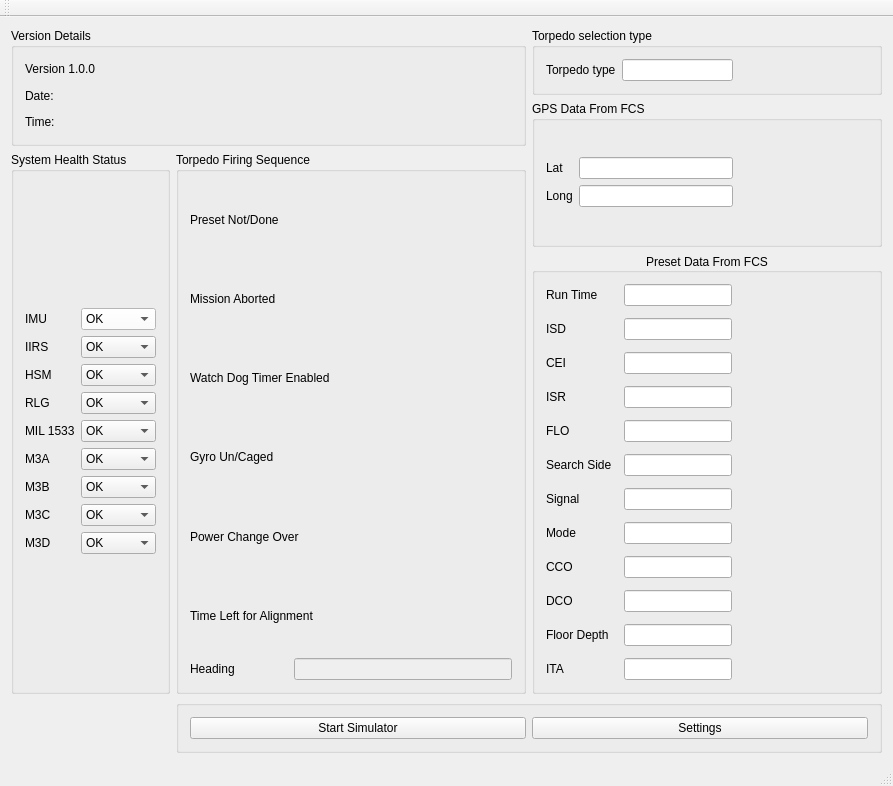
<?xml version="1.0" encoding="UTF-8"?>
<ui version="4.0">
 <class>MainWindow</class>
 <widget class="QMainWindow" name="MainWindow">
  <property name="enabled">
   <bool>true</bool>
  </property>
  <property name="geometry">
   <rect>
    <x>0</x>
    <y>0</y>
    <width>893</width>
    <height>722</height>
   </rect>
  </property>
  <property name="windowTitle">
   <string>MainWindow</string>
  </property>
  <widget class="QWidget" name="centralWidget">
   <layout class="QGridLayout" name="gridLayout_10">
    <item row="0" column="0" rowspan="2" colspan="2">
     <widget class="QGroupBox" name="groupBox_6">
      <property name="title">
       <string>Version Details</string>
      </property>
      <layout class="QGridLayout" name="gridLayout_9">
       <item row="0" column="0">
        <layout class="QVBoxLayout" name="verticalLayout">
         <item>
          <widget class="QLabel" name="label_8">
           <property name="text">
            <string>Version 1.0.0</string>
           </property>
          </widget>
         </item>
         <item>
          <widget class="QLabel" name="Date">
           <property name="text">
            <string>Date:</string>
           </property>
          </widget>
         </item>
         <item>
          <widget class="QLabel" name="Time">
           <property name="text">
            <string>Time:</string>
           </property>
          </widget>
         </item>
        </layout>
       </item>
      </layout>
     </widget>
    </item>
    <item row="0" column="2">
     <widget class="QGroupBox" name="groupBox_5">
      <property name="title">
       <string>Torpedo selection type</string>
      </property>
      <layout class="QVBoxLayout" name="verticalLayout_4">
       <item>
        <layout class="QGridLayout" name="gridLayout_5">
         <item row="0" column="0">
          <widget class="QLabel" name="label_33">
           <property name="text">
            <string>Torpedo type</string>
           </property>
          </widget>
         </item>
         <item row="0" column="1">
          <widget class="QLineEdit" name="lineEdit_17"/>
         </item>
         <item row="0" column="2">
          <spacer name="horizontalSpacer_3">
           <property name="orientation">
            <enum>Qt::Horizontal</enum>
           </property>
           <property name="sizeType">
            <enum>QSizePolicy::Fixed</enum>
           </property>
           <property name="sizeHint" stdset="0">
            <size>
             <width>135</width>
             <height>20</height>
            </size>
           </property>
          </spacer>
         </item>
        </layout>
       </item>
      </layout>
     </widget>
    </item>
    <item row="1" column="2" rowspan="2">
     <widget class="QGroupBox" name="groupBox_4">
      <property name="title">
       <string>GPS Data From FCS</string>
      </property>
      <layout class="QGridLayout" name="gridLayout_8">
       <item row="0" column="1">
        <spacer name="horizontalSpacer_2">
         <property name="orientation">
          <enum>Qt::Horizontal</enum>
         </property>
         <property name="sizeType">
          <enum>QSizePolicy::Fixed</enum>
         </property>
         <property name="sizeHint" stdset="0">
          <size>
           <width>135</width>
           <height>20</height>
          </size>
         </property>
        </spacer>
       </item>
       <item row="0" column="0">
        <layout class="QGridLayout" name="gridLayout_4">
         <item row="0" column="1">
          <widget class="QLineEdit" name="lineEdit_15"/>
         </item>
         <item row="1" column="1">
          <widget class="QLineEdit" name="lineEdit_16"/>
         </item>
         <item row="0" column="0">
          <widget class="QLabel" name="label_30">
           <property name="text">
            <string>Lat</string>
           </property>
          </widget>
         </item>
         <item row="1" column="0">
          <widget class="QLabel" name="label_31">
           <property name="text">
            <string>Long</string>
           </property>
          </widget>
         </item>
        </layout>
       </item>
      </layout>
     </widget>
    </item>
    <item row="2" column="0" rowspan="3">
     <widget class="QGroupBox" name="groupBox">
      <property name="title">
       <string>System Health Status</string>
      </property>
      <layout class="QVBoxLayout" name="verticalLayout_2">
       <item>
        <layout class="QGridLayout" name="gridLayout">
         <item row="0" column="0">
          <widget class="QLabel" name="label">
           <property name="text">
            <string>IMU</string>
           </property>
          </widget>
         </item>
         <item row="1" column="1">
          <widget class="QComboBox" name="comboBox_2">
           <item>
            <property name="text">
             <string>OK</string>
            </property>
           </item>
           <item>
            <property name="text">
             <string>NOT OK</string>
            </property>
           </item>
          </widget>
         </item>
         <item row="1" column="0">
          <widget class="QLabel" name="label_2">
           <property name="text">
            <string>IIRS</string>
           </property>
          </widget>
         </item>
         <item row="2" column="1">
          <widget class="QComboBox" name="comboBox_3">
           <item>
            <property name="text">
             <string>OK</string>
            </property>
           </item>
           <item>
            <property name="text">
             <string>NOT OK</string>
            </property>
           </item>
          </widget>
         </item>
         <item row="3" column="0">
          <widget class="QLabel" name="label_4">
           <property name="text">
            <string>RLG</string>
           </property>
          </widget>
         </item>
         <item row="3" column="1">
          <widget class="QComboBox" name="comboBox_4">
           <item>
            <property name="text">
             <string>OK</string>
            </property>
           </item>
           <item>
            <property name="text">
             <string>NOT OK</string>
            </property>
           </item>
          </widget>
         </item>
         <item row="4" column="1">
          <widget class="QComboBox" name="comboBox_5">
           <item>
            <property name="text">
             <string>OK</string>
            </property>
           </item>
           <item>
            <property name="text">
             <string>NOT OK</string>
            </property>
           </item>
          </widget>
         </item>
         <item row="5" column="1">
          <widget class="QComboBox" name="comboBox_7">
           <item>
            <property name="text">
             <string>OK</string>
            </property>
           </item>
           <item>
            <property name="text">
             <string>NOT OK</string>
            </property>
           </item>
          </widget>
         </item>
         <item row="6" column="1">
          <widget class="QComboBox" name="comboBox_6">
           <item>
            <property name="text">
             <string>OK</string>
            </property>
           </item>
           <item>
            <property name="text">
             <string>NOT OK</string>
            </property>
           </item>
          </widget>
         </item>
         <item row="4" column="0">
          <widget class="QLabel" name="label_7">
           <property name="text">
            <string>MIL 1533</string>
           </property>
          </widget>
         </item>
         <item row="5" column="0">
          <widget class="QLabel" name="label_6">
           <property name="text">
            <string>M3A</string>
           </property>
          </widget>
         </item>
         <item row="6" column="0">
          <widget class="QLabel" name="label_5">
           <property name="text">
            <string>M3B</string>
           </property>
          </widget>
         </item>
         <item row="2" column="0">
          <widget class="QLabel" name="label_3">
           <property name="text">
            <string>HSM</string>
           </property>
          </widget>
         </item>
         <item row="0" column="1">
          <widget class="QComboBox" name="comboBox_8">
           <property name="palette">
            <palette>
             <active>
              <colorrole role="WindowText">
               <brush brushstyle="SolidPattern">
                <color alpha="255">
                 <red>0</red>
                 <green>0</green>
                 <blue>0</blue>
                </color>
               </brush>
              </colorrole>
              <colorrole role="Button">
               <brush brushstyle="SolidPattern">
                <color alpha="255">
                 <red>255</red>
                 <green>255</green>
                 <blue>255</blue>
                </color>
               </brush>
              </colorrole>
              <colorrole role="Light">
               <brush brushstyle="SolidPattern">
                <color alpha="255">
                 <red>255</red>
                 <green>255</green>
                 <blue>255</blue>
                </color>
               </brush>
              </colorrole>
              <colorrole role="Midlight">
               <brush brushstyle="SolidPattern">
                <color alpha="255">
                 <red>255</red>
                 <green>255</green>
                 <blue>255</blue>
                </color>
               </brush>
              </colorrole>
              <colorrole role="Dark">
               <brush brushstyle="SolidPattern">
                <color alpha="255">
                 <red>127</red>
                 <green>127</green>
                 <blue>127</blue>
                </color>
               </brush>
              </colorrole>
              <colorrole role="Mid">
               <brush brushstyle="SolidPattern">
                <color alpha="255">
                 <red>170</red>
                 <green>170</green>
                 <blue>170</blue>
                </color>
               </brush>
              </colorrole>
              <colorrole role="Text">
               <brush brushstyle="SolidPattern">
                <color alpha="255">
                 <red>0</red>
                 <green>0</green>
                 <blue>0</blue>
                </color>
               </brush>
              </colorrole>
              <colorrole role="BrightText">
               <brush brushstyle="SolidPattern">
                <color alpha="255">
                 <red>255</red>
                 <green>255</green>
                 <blue>255</blue>
                </color>
               </brush>
              </colorrole>
              <colorrole role="ButtonText">
               <brush brushstyle="SolidPattern">
                <color alpha="255">
                 <red>0</red>
                 <green>0</green>
                 <blue>0</blue>
                </color>
               </brush>
              </colorrole>
              <colorrole role="Base">
               <brush brushstyle="SolidPattern">
                <color alpha="255">
                 <red>255</red>
                 <green>255</green>
                 <blue>255</blue>
                </color>
               </brush>
              </colorrole>
              <colorrole role="Window">
               <brush brushstyle="SolidPattern">
                <color alpha="255">
                 <red>255</red>
                 <green>255</green>
                 <blue>255</blue>
                </color>
               </brush>
              </colorrole>
              <colorrole role="Shadow">
               <brush brushstyle="SolidPattern">
                <color alpha="255">
                 <red>0</red>
                 <green>0</green>
                 <blue>0</blue>
                </color>
               </brush>
              </colorrole>
              <colorrole role="AlternateBase">
               <brush brushstyle="SolidPattern">
                <color alpha="255">
                 <red>255</red>
                 <green>255</green>
                 <blue>255</blue>
                </color>
               </brush>
              </colorrole>
              <colorrole role="ToolTipBase">
               <brush brushstyle="SolidPattern">
                <color alpha="255">
                 <red>255</red>
                 <green>255</green>
                 <blue>220</blue>
                </color>
               </brush>
              </colorrole>
              <colorrole role="ToolTipText">
               <brush brushstyle="SolidPattern">
                <color alpha="255">
                 <red>0</red>
                 <green>0</green>
                 <blue>0</blue>
                </color>
               </brush>
              </colorrole>
             </active>
             <inactive>
              <colorrole role="WindowText">
               <brush brushstyle="SolidPattern">
                <color alpha="255">
                 <red>0</red>
                 <green>0</green>
                 <blue>0</blue>
                </color>
               </brush>
              </colorrole>
              <colorrole role="Button">
               <brush brushstyle="SolidPattern">
                <color alpha="255">
                 <red>255</red>
                 <green>255</green>
                 <blue>255</blue>
                </color>
               </brush>
              </colorrole>
              <colorrole role="Light">
               <brush brushstyle="SolidPattern">
                <color alpha="255">
                 <red>255</red>
                 <green>255</green>
                 <blue>255</blue>
                </color>
               </brush>
              </colorrole>
              <colorrole role="Midlight">
               <brush brushstyle="SolidPattern">
                <color alpha="255">
                 <red>255</red>
                 <green>255</green>
                 <blue>255</blue>
                </color>
               </brush>
              </colorrole>
              <colorrole role="Dark">
               <brush brushstyle="SolidPattern">
                <color alpha="255">
                 <red>127</red>
                 <green>127</green>
                 <blue>127</blue>
                </color>
               </brush>
              </colorrole>
              <colorrole role="Mid">
               <brush brushstyle="SolidPattern">
                <color alpha="255">
                 <red>170</red>
                 <green>170</green>
                 <blue>170</blue>
                </color>
               </brush>
              </colorrole>
              <colorrole role="Text">
               <brush brushstyle="SolidPattern">
                <color alpha="255">
                 <red>0</red>
                 <green>0</green>
                 <blue>0</blue>
                </color>
               </brush>
              </colorrole>
              <colorrole role="BrightText">
               <brush brushstyle="SolidPattern">
                <color alpha="255">
                 <red>255</red>
                 <green>255</green>
                 <blue>255</blue>
                </color>
               </brush>
              </colorrole>
              <colorrole role="ButtonText">
               <brush brushstyle="SolidPattern">
                <color alpha="255">
                 <red>0</red>
                 <green>0</green>
                 <blue>0</blue>
                </color>
               </brush>
              </colorrole>
              <colorrole role="Base">
               <brush brushstyle="SolidPattern">
                <color alpha="255">
                 <red>255</red>
                 <green>255</green>
                 <blue>255</blue>
                </color>
               </brush>
              </colorrole>
              <colorrole role="Window">
               <brush brushstyle="SolidPattern">
                <color alpha="255">
                 <red>255</red>
                 <green>255</green>
                 <blue>255</blue>
                </color>
               </brush>
              </colorrole>
              <colorrole role="Shadow">
               <brush brushstyle="SolidPattern">
                <color alpha="255">
                 <red>0</red>
                 <green>0</green>
                 <blue>0</blue>
                </color>
               </brush>
              </colorrole>
              <colorrole role="AlternateBase">
               <brush brushstyle="SolidPattern">
                <color alpha="255">
                 <red>255</red>
                 <green>255</green>
                 <blue>255</blue>
                </color>
               </brush>
              </colorrole>
              <colorrole role="ToolTipBase">
               <brush brushstyle="SolidPattern">
                <color alpha="255">
                 <red>255</red>
                 <green>255</green>
                 <blue>220</blue>
                </color>
               </brush>
              </colorrole>
              <colorrole role="ToolTipText">
               <brush brushstyle="SolidPattern">
                <color alpha="255">
                 <red>0</red>
                 <green>0</green>
                 <blue>0</blue>
                </color>
               </brush>
              </colorrole>
             </inactive>
             <disabled>
              <colorrole role="WindowText">
               <brush brushstyle="SolidPattern">
                <color alpha="255">
                 <red>127</red>
                 <green>127</green>
                 <blue>127</blue>
                </color>
               </brush>
              </colorrole>
              <colorrole role="Button">
               <brush brushstyle="SolidPattern">
                <color alpha="255">
                 <red>255</red>
                 <green>255</green>
                 <blue>255</blue>
                </color>
               </brush>
              </colorrole>
              <colorrole role="Light">
               <brush brushstyle="SolidPattern">
                <color alpha="255">
                 <red>255</red>
                 <green>255</green>
                 <blue>255</blue>
                </color>
               </brush>
              </colorrole>
              <colorrole role="Midlight">
               <brush brushstyle="SolidPattern">
                <color alpha="255">
                 <red>255</red>
                 <green>255</green>
                 <blue>255</blue>
                </color>
               </brush>
              </colorrole>
              <colorrole role="Dark">
               <brush brushstyle="SolidPattern">
                <color alpha="255">
                 <red>127</red>
                 <green>127</green>
                 <blue>127</blue>
                </color>
               </brush>
              </colorrole>
              <colorrole role="Mid">
               <brush brushstyle="SolidPattern">
                <color alpha="255">
                 <red>170</red>
                 <green>170</green>
                 <blue>170</blue>
                </color>
               </brush>
              </colorrole>
              <colorrole role="Text">
               <brush brushstyle="SolidPattern">
                <color alpha="255">
                 <red>127</red>
                 <green>127</green>
                 <blue>127</blue>
                </color>
               </brush>
              </colorrole>
              <colorrole role="BrightText">
               <brush brushstyle="SolidPattern">
                <color alpha="255">
                 <red>255</red>
                 <green>255</green>
                 <blue>255</blue>
                </color>
               </brush>
              </colorrole>
              <colorrole role="ButtonText">
               <brush brushstyle="SolidPattern">
                <color alpha="255">
                 <red>127</red>
                 <green>127</green>
                 <blue>127</blue>
                </color>
               </brush>
              </colorrole>
              <colorrole role="Base">
               <brush brushstyle="SolidPattern">
                <color alpha="255">
                 <red>255</red>
                 <green>255</green>
                 <blue>255</blue>
                </color>
               </brush>
              </colorrole>
              <colorrole role="Window">
               <brush brushstyle="SolidPattern">
                <color alpha="255">
                 <red>255</red>
                 <green>255</green>
                 <blue>255</blue>
                </color>
               </brush>
              </colorrole>
              <colorrole role="Shadow">
               <brush brushstyle="SolidPattern">
                <color alpha="255">
                 <red>0</red>
                 <green>0</green>
                 <blue>0</blue>
                </color>
               </brush>
              </colorrole>
              <colorrole role="AlternateBase">
               <brush brushstyle="SolidPattern">
                <color alpha="255">
                 <red>255</red>
                 <green>255</green>
                 <blue>255</blue>
                </color>
               </brush>
              </colorrole>
              <colorrole role="ToolTipBase">
               <brush brushstyle="SolidPattern">
                <color alpha="255">
                 <red>255</red>
                 <green>255</green>
                 <blue>220</blue>
                </color>
               </brush>
              </colorrole>
              <colorrole role="ToolTipText">
               <brush brushstyle="SolidPattern">
                <color alpha="255">
                 <red>0</red>
                 <green>0</green>
                 <blue>0</blue>
                </color>
               </brush>
              </colorrole>
             </disabled>
            </palette>
           </property>
           <item>
            <property name="text">
             <string>OK</string>
            </property>
           </item>
           <item>
            <property name="text">
             <string>NOT OK</string>
            </property>
           </item>
          </widget>
         </item>
         <item row="7" column="1">
          <widget class="QComboBox" name="comboBox_10">
           <item>
            <property name="text">
             <string>OK</string>
            </property>
           </item>
           <item>
            <property name="text">
             <string>NOT OK</string>
            </property>
           </item>
          </widget>
         </item>
         <item row="8" column="0">
          <widget class="QLabel" name="label_24">
           <property name="text">
            <string>M3D</string>
           </property>
          </widget>
         </item>
         <item row="8" column="1">
          <widget class="QComboBox" name="comboBox_9">
           <item>
            <property name="text">
             <string>OK</string>
            </property>
           </item>
           <item>
            <property name="text">
             <string>NOT OK</string>
            </property>
           </item>
          </widget>
         </item>
         <item row="7" column="0">
          <widget class="QLabel" name="label_25">
           <property name="text">
            <string>M3C</string>
           </property>
          </widget>
         </item>
        </layout>
       </item>
      </layout>
     </widget>
    </item>
    <item row="2" column="1" rowspan="3">
     <widget class="QGroupBox" name="groupBox_2">
      <property name="title">
       <string>Torpedo Firing Sequence</string>
      </property>
      <layout class="QVBoxLayout" name="verticalLayout_3">
       <item>
        <widget class="QLabel" name="label_35">
         <property name="styleSheet">
          <string notr="true">QLabel {color:blue,bg-color:red;}</string>
         </property>
         <property name="text">
          <string>Preset Not/Done</string>
         </property>
        </widget>
       </item>
       <item>
        <widget class="QLabel" name="label_40">
         <property name="text">
          <string>Mission Aborted</string>
         </property>
        </widget>
       </item>
       <item>
        <widget class="QLabel" name="label_39">
         <property name="text">
          <string>Watch Dog Timer Enabled</string>
         </property>
        </widget>
       </item>
       <item>
        <widget class="QLabel" name="label_38">
         <property name="text">
          <string>Gyro Un/Caged</string>
         </property>
        </widget>
       </item>
       <item>
        <widget class="QLabel" name="label_37">
         <property name="autoFillBackground">
          <bool>false</bool>
         </property>
         <property name="styleSheet">
          <string notr="true">QLabel{
background-color:qlineargradient(spread:pad, x1:0, y1:0, x2:1, y2:0, stop:0 rgba(0, 0, 0, 255), stop:1 rgba(255, 255, 255, 255))
};</string>
         </property>
         <property name="text">
          <string>Power Change Over</string>
         </property>
        </widget>
       </item>
       <item>
        <layout class="QGridLayout" name="gridLayout_6">
         <item row="0" column="0">
          <widget class="QLabel" name="label_41">
           <property name="text">
            <string>Time Left for Alignment</string>
           </property>
          </widget>
         </item>
         <item row="0" column="1">
          <widget class="QLabel" name="label_AlignmentTime">
           <property name="text">
            <string/>
           </property>
          </widget>
         </item>
        </layout>
       </item>
       <item>
        <layout class="QGridLayout" name="gridLayout_7">
         <item row="0" column="0">
          <widget class="QLabel" name="label_42">
           <property name="text">
            <string>Heading                </string>
           </property>
          </widget>
         </item>
         <item row="0" column="1">
          <widget class="QLineEdit" name="lineEdit_19">
           <property name="enabled">
            <bool>false</bool>
           </property>
          </widget>
         </item>
        </layout>
       </item>
      </layout>
     </widget>
    </item>
    <item row="3" column="2" rowspan="2">
     <widget class="QGroupBox" name="groupBox_3">
      <property name="title">
       <string>Preset Data From FCS</string>
      </property>
      <property name="alignment">
       <set>Qt::AlignCenter</set>
      </property>
      <layout class="QGridLayout" name="gridLayout_3">
       <item row="0" column="0">
        <layout class="QGridLayout" name="gridLayout_2">
         <property name="spacing">
          <number>12</number>
         </property>
         <item row="0" column="1">
          <widget class="QLineEdit" name="lineEdit_RunTime"/>
         </item>
         <item row="1" column="0">
          <widget class="QLabel" name="label_11">
           <property name="text">
            <string>ISD</string>
           </property>
          </widget>
         </item>
         <item row="1" column="1">
          <widget class="QLineEdit" name="lineEdit_ISD"/>
         </item>
         <item row="3" column="0">
          <widget class="QLabel" name="label_16">
           <property name="text">
            <string>ISR</string>
           </property>
          </widget>
         </item>
         <item row="4" column="0">
          <widget class="QLabel" name="label_17">
           <property name="text">
            <string>FLO</string>
           </property>
          </widget>
         </item>
         <item row="2" column="1">
          <widget class="QLineEdit" name="lineEdit_CEI"/>
         </item>
         <item row="3" column="1">
          <widget class="QLineEdit" name="lineEdit_ISR"/>
         </item>
         <item row="4" column="1">
          <widget class="QLineEdit" name="lineEdit_FLO"/>
         </item>
         <item row="5" column="0">
          <widget class="QLabel" name="label_18">
           <property name="text">
            <string>Search Side</string>
           </property>
          </widget>
         </item>
         <item row="5" column="1">
          <widget class="QLineEdit" name="lineEdit_Search"/>
         </item>
         <item row="6" column="0">
          <widget class="QLabel" name="label_19">
           <property name="text">
            <string>Signal</string>
           </property>
          </widget>
         </item>
         <item row="6" column="1">
          <widget class="QLineEdit" name="lineEdit_Signal"/>
         </item>
         <item row="7" column="0">
          <widget class="QLabel" name="label_20">
           <property name="text">
            <string>Mode</string>
           </property>
          </widget>
         </item>
         <item row="7" column="1">
          <widget class="QLineEdit" name="lineEdit_Mode"/>
         </item>
         <item row="8" column="0">
          <widget class="QLabel" name="label_21">
           <property name="text">
            <string>CCO</string>
           </property>
          </widget>
         </item>
         <item row="8" column="1">
          <widget class="QLineEdit" name="lineEdit_CCO"/>
         </item>
         <item row="9" column="0">
          <widget class="QLabel" name="label_22">
           <property name="text">
            <string>DCO</string>
           </property>
          </widget>
         </item>
         <item row="9" column="1">
          <widget class="QLineEdit" name="lineEdit_DCO"/>
         </item>
         <item row="10" column="0">
          <widget class="QLabel" name="label_27">
           <property name="text">
            <string>Floor Depth</string>
           </property>
          </widget>
         </item>
         <item row="10" column="1">
          <widget class="QLineEdit" name="lineEdit_Floor"/>
         </item>
         <item row="11" column="0">
          <widget class="QLabel" name="label_28">
           <property name="text">
            <string>ITA</string>
           </property>
          </widget>
         </item>
         <item row="11" column="1">
          <widget class="QLineEdit" name="lineEdit_ITA"/>
         </item>
         <item row="2" column="0">
          <widget class="QLabel" name="label_12">
           <property name="text">
            <string>CEI</string>
           </property>
          </widget>
         </item>
         <item row="0" column="0">
          <widget class="QLabel" name="label_10">
           <property name="text">
            <string>Run Time</string>
           </property>
          </widget>
         </item>
        </layout>
       </item>
       <item row="0" column="1">
        <spacer name="horizontalSpacer">
         <property name="orientation">
          <enum>Qt::Horizontal</enum>
         </property>
         <property name="sizeHint" stdset="0">
          <size>
           <width>40</width>
           <height>20</height>
          </size>
         </property>
        </spacer>
       </item>
      </layout>
     </widget>
    </item>
    <item row="5" column="1" colspan="2">
     <widget class="QGroupBox" name="groupBox_7">
      <property name="title">
       <string/>
      </property>
      <layout class="QHBoxLayout" name="horizontalLayout">
       <item>
        <widget class="QPushButton" name="pushButton">
         <property name="text">
          <string>Start Simulator</string>
         </property>
        </widget>
       </item>
       <item>
        <widget class="QPushButton" name="pushButton_2">
         <property name="text">
          <string>Settings</string>
         </property>
        </widget>
       </item>
      </layout>
     </widget>
    </item>
   </layout>
  </widget>
  <widget class="QMenuBar" name="menuBar">
   <property name="geometry">
    <rect>
     <x>0</x>
     <y>0</y>
     <width>893</width>
     <height>21</height>
    </rect>
   </property>
  </widget>
  <widget class="QToolBar" name="mainToolBar">
   <attribute name="toolBarArea">
    <enum>TopToolBarArea</enum>
   </attribute>
   <attribute name="toolBarBreak">
    <bool>false</bool>
   </attribute>
  </widget>
  <widget class="QStatusBar" name="statusBar"/>
 </widget>
 <layoutdefault spacing="6" margin="11"/>
 <resources/>
 <connections/>
</ui>
